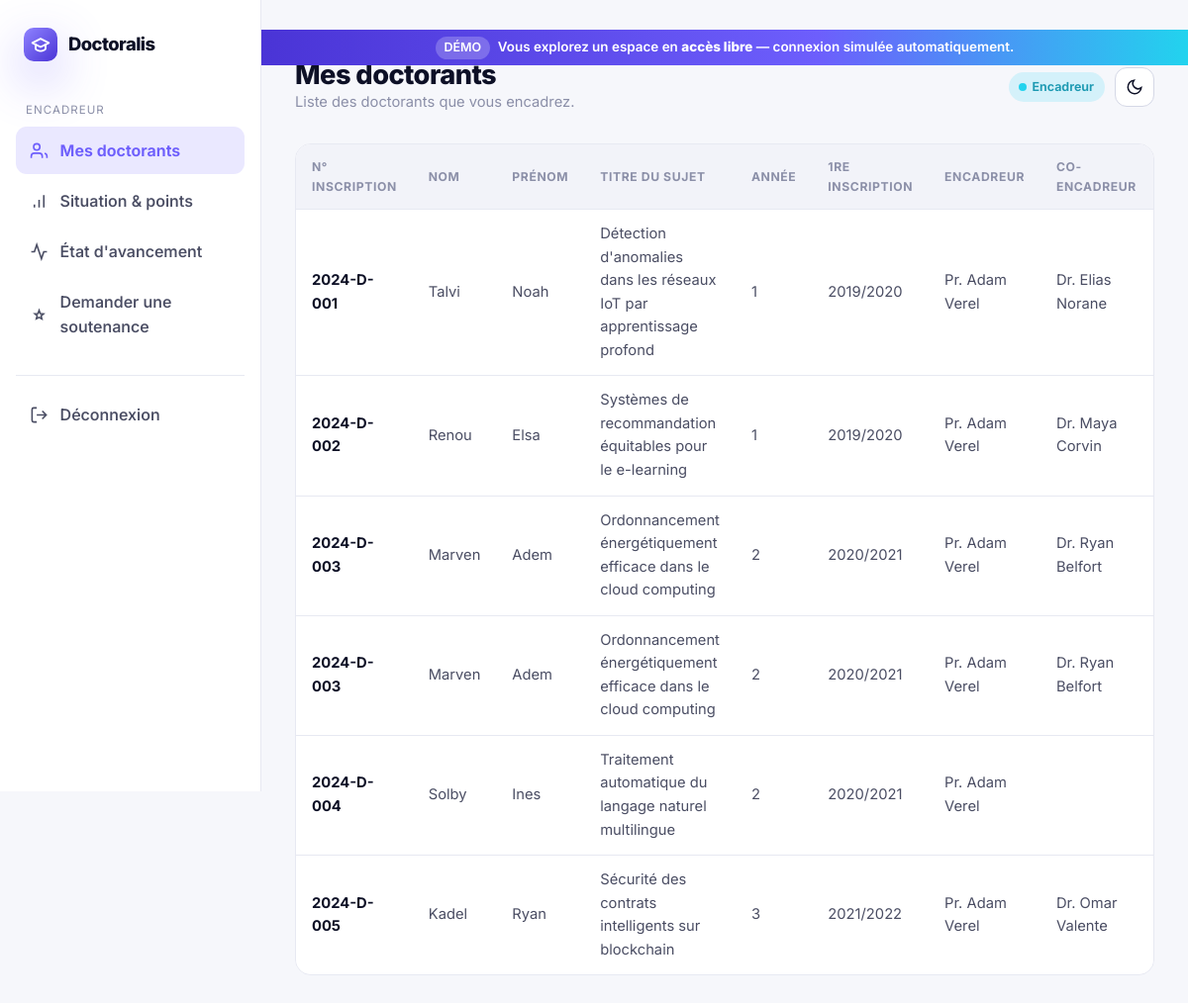
The app's page /encadreur/listeDoctorans/ with its own data.
### pages/models.py (models this page shows, shortened)
class inscription(models.Model):
    doctorant = models.ForeignKey(Doctorant, on_delete=models.CASCADE, related_name='inscription' ,null=True)
    numero_inscription = models.CharField(max_length=50, null=True)
    nom = models.CharField(max_length=100, null=True)
    prenom = models.CharField(max_length=100, null=True)
    titre_sujet = models.CharField(max_length=200, null=True)
    date_premier_inscription = models.CharField(max_length=50, null=True)
    nom_encadreur = models.CharField(max_length=100, null=True)
    nom_co_encadreur = models.CharField(max_length=100, null=True)
    mail_public = models.CharField(max_length=100, null=True)
    mail_institutionnel = models.CharField(max_length=100, null=True)
    fichier_inscription = models.FileField(upload_to='ficher_inscription/%Y', default=None, null=True)

class Doctorant(models.Model):
    user = models.OneToOneField(User, on_delete=models.CASCADE)
    fichier_inscription = models.FileField(upload_to='ficher_inscription/%Y', default=None, null=True)
    validation = models.BooleanField(default=False)
    annee = models.CharField(max_length=100)
    encadreur = models.ForeignKey(Encadreur, on_delete=models.CASCADE, related_name='doctorants' ,null=True)

class reinscription(models.Model):
    doctorant = models.ForeignKey(Doctorant, on_delete=models.CASCADE, related_name='reinscription' ,null=True)
    numero_inscription = models.CharField(max_length=50, null=True)
    nom = models.CharField(max_length=100, null=True)
    prenom = models.CharField(max_length=100, null=True)
    titre_sujet = models.CharField(max_length=200, null=True)
    nouveau_titre_sujet = models.CharField(max_length=200, null=True)
    date_premier_inscription = models.CharField(max_length=50, null=True)
    nom_encadreur = models.CharField(max_length=100, null=True)
    nom_co_encadreur = models.CharField(max_length=100, null=True)
    nouveau_nom_encadreur = models.CharField(max_length=100, null=True)
    nouveau_nom_co_encadreur = models.CharField(max_length=100, null=True)
    mail_public = models.CharField(max_length=100, null=True)
    mail_institutionnel = models.CharField(max_length=100, null=True)
    fichier_inscription = models.FileField(upload_to='ficher_inscription/%Y', default=None, null=True)
    pv_csd = models.FileField(upload_to='ficher_inscription/%Y', default=None, null=True)

### encadreur/views.py (the view)
# urls.py: path('listeDoctorans/',views.liste_doctorants,name='listeDoctorans'),
def liste_doctorants(request):
    encadreur = Encadreur.objects.get(user=request.user)
    doctorants = Doctorant.objects.filter(encadreur=encadreur)
    return render(request, 'encadreur/liste_doctorants.html', {'doctorants': doctorants})

### postgraduation/context_processors.py (called while the page is built)
def demo_mode(request):
    return {'DEMO_MODE': getattr(settings, 'DEMO_MODE', False)}

### postgraduation/demo.py (called while the page is built)
def _demo_encadreur_user():
    from django.db.models import Count
    from encadreur.models import Encadreur
    e = (Encadreur.objects.annotate(n=Count('doctorants')).order_by('-n')
         .select_related('user').first())
    return e.user if e else None

    def __call__(self, request):
        return self.get_response(request)

    def process_view(self, request, view_func, view_args, view_kwargs):
        if not getattr(settings, 'DEMO_MODE', False):
            return None
        match = getattr(request, 'resolver_match', None)
        if match is None:
            return None
        name = match.url_name
        if request.method == 'GET' and name in LOGIN_REDIRECTS:
            return redirect(LOGIN_REDIRECTS[name])
        desired = None
        if name in DOCTORANT_URL_NAMES:
            desired = _demo_doctorant_user()
        elif name in ENCADREUR_URL_NAMES:
            desired = _demo_encadreur_user()
        if desired is None:
            return None
        current = getattr(request, 'user', None)
        if current is None or not current.is_authenticated or current.pk != desired.pk:
            login(request, desired, backend=_DEMO_BACKEND)
        return None

### templates/encadreur/liste_doctorants.html (shortened to what this page needs)
{% extends 'base_encadreur.html' %}
{% block page_title %}Mes doctorants{% endblock %}
{% block page_sub %}Liste des doctorants que vous encadrez.{% endblock %}
{% block content %}
<div class="table-wrap">
  <table class="data">
    <thead>
      <tr>
        <th>N° inscription</th><th>Nom</th><th>Prénom</th><th>Titre du sujet</th><th>Année</th>
        <th>1re inscription</th><th>Encadreur</th><th>Co-encadreur</th><th>Mail public</th><th>Mail institutionnel</th>
      </tr>
    </thead>
    <tbody>
      {% for doctorant in doctorants %}
        {% if doctorant.inscription.exists %}
          {% for inscription in doctorant.inscription.all %}
          <tr>
            <td><b>{{ inscription.numero_inscription }}</b></td>
            <td>{{ inscription.nom }}</td><td>{{ inscription.prenom }}</td>
            <td>{{ inscription.titre_sujet }}</td><td>{{ doctorant.annee }}</td>
            <td>{{ inscription.date_premier_inscription }}</td>
            <td>{{ inscription.nom_encadreur }}</td><td>{{ inscription.nom_co_encadreur }}</td>
            <td>{{ inscription.mail_public }}</td><td>{{ inscription.mail_institutionnel }}</td>
          </tr>
          {% endfor %}
        {% endif %}
        {% if doctorant.reinscription.exists %}
          {% for reinscription in doctorant.reinscription.all %}
          <tr>
            <td><b>{{ reinscription.numero_inscription }}</b></td>
            <td>{{ reinscription.nom }}</td><td>{{ reinscription.prenom }}</td>
            <td>{{ reinscription.titre_sujet }}</td><td>{{ doctorant.annee }}</td>
            <td>{{ reinscription.date_premier_inscription }}</td>
            <td>{{ reinscription.nom_encadreur }}</td><td>{{ reinscription.nom_co_encadreur }}</td>
            <td>{{ reinscription.mail_public }}</td><td>{{ reinscription.mail_institutionnel }}</td>
          </tr>
          {% endfor %}
        {% endif %}
      {% empty %}
        <tr><td colspan="10" style="text-align:center;color:var(--muted);padding:28px">Aucun doctorant pour le moment.</td></tr>
      {% endfor %}
    </tbody>
  </table>
</div>
{% endblock %}

### static/css/doctoralis.css (style rules this page uses)
:root { --brand-500: #6d5efc; --brand-600: #5b46f0; --brand-700: #4a34d6; --brand-400: #8f83ff; --brand-glow: rgba(109, 94, 252, .45); --accent-teal: #22d3ee; --series-1: #2a78d6; --series-2: #1baf7a; --series-3: #eda100; --series-4: #4a3aa7; --series-5: #e34948; --good: #0ca30c; --warning: #eda100; --critical: #d03b3b; --bg: #f6f7fb; --surface: #ffffff; --surface-2: #f2f3f9; --elevated: #ffffff; --ink: #0d1026; --ink-2: #4a4d63; --muted: #8b8fa8; --line: #e7e9f2; --line-strong: #d5d8e6; --radius: 16px; --radius-sm: 11px; --radius-lg: 26px; --shadow-sm: 0 1px 2px rgba(16, 18, 40, .06), 0 1px 3px rgba(16, 18, 40, .04); --shadow-md: 0 6px 20px rgba(16, 18, 40, .08), 0 2px 6px rgba(16, 18, 40, .04); --shadow-lg: 0 24px 60px rgba(16, 18, 40, .14), 0 8px 24px rgba(16, 18, 40, .08); --shadow-glow: 0 18px 50px var(--brand-glow); --font: "Inter", "Segoe UI", system-ui, -apple-system, sans-serif; --maxw: 1180px; }
* { box-sizing: border-box; }
html { scroll-behavior: smooth; }
body { margin: 0; font-family: var(--font); background: var(--bg); color: var(--ink); line-height: 1.6; -webkit-font-smoothing: antialiased; text-rendering: optimizeLegibility; transition: background .4s ease, color .4s ease; }
.table-wrap { overflow-x: auto; border: 1px solid var(--line); border-radius: var(--radius); background: var(--surface); }
table.data { width: 100%; border-collapse: collapse; font-size: .92rem; }
table.data th { text-align: left; padding: 13px 16px; font-size: .76rem; text-transform: uppercase; letter-spacing: .05em; color: var(--muted); border-bottom: 1px solid var(--line); background: var(--surface-2); position: sticky; top: 0; }
table.data td { padding: 13px 16px; border-bottom: 1px solid var(--line); color: var(--ink-2); }
table.data tr:last-child td { border-bottom: 0; }
table.data td b, table.data td strong { color: var(--ink); }

### records on screen
Doctorant: annee "1"
inscription: numero_inscription "2024-D-001", nom "Talvi", prenom "Noah", titre_sujet "Détection d'anomalies dans les réseaux IoT par apprentissage profond", date_premier_inscription "2019/2020", nom_encadreur "Pr. Adam Verel", nom_co_encadreur "Dr. Elias Norane"
Doctorant: annee "1"
inscription: numero_inscription "2024-D-002", nom "Renou", prenom "Elsa", titre_sujet "Systèmes de recommandation équitables pour le e-learning", date_premier_inscription "2019/2020", nom_encadreur "Pr. Adam Verel", nom_co_encadreur "Dr. Maya Corvin"
Doctorant: annee "2"
inscription: numero_inscription "2024-D-003", nom "Marven", prenom "Adem", titre_sujet "Ordonnancement énergétiquement efficace dans le cloud computing", date_premier_inscription "2020/2021", nom_encadreur "Pr. Adam Verel", nom_co_encadreur "Dr. Ryan Belfort"
reinscription: numero_inscription "2024-D-003", nom "Marven", prenom "Adem", titre_sujet "Ordonnancement énergétiquement efficace dans le cloud computing", date_premier_inscription "2020/2021", nom_encadreur "Pr. Adam Verel", nom_co_encadreur "Dr. Ryan Belfort"
Doctorant: annee "2"
reinscription: numero_inscription "2024-D-004", nom "Solby", prenom "Ines", titre_sujet "Traitement automatique du langage naturel multilingue", date_premier_inscription "2020/2021", nom_encadreur "Pr. Adam Verel"
Doctorant: annee "3"
reinscription: numero_inscription "2024-D-005", nom "Kadel", prenom "Ryan", titre_sujet "Sécurité des contrats intelligents sur blockchain", date_premier_inscription "2021/2022", nom_encadreur "Pr. Adam Verel", nom_co_encadreur "Dr. Omar Valente"
